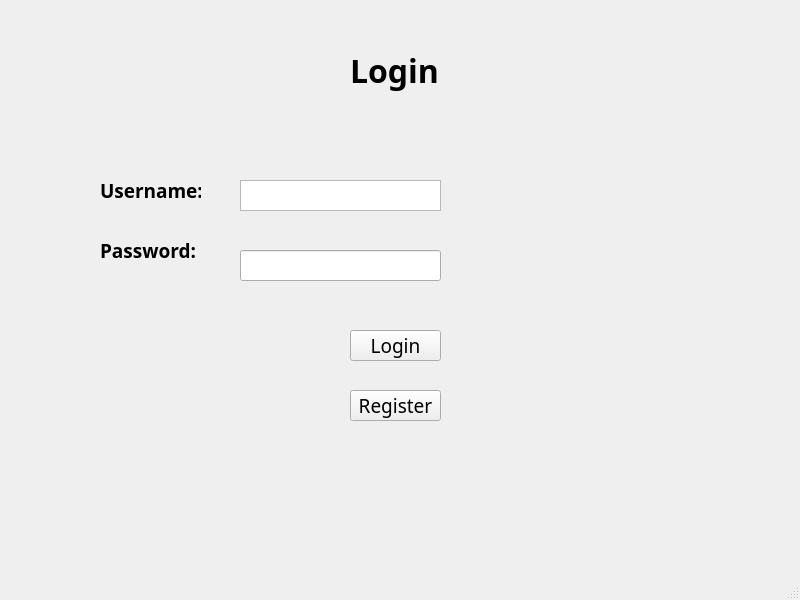
<?xml version="1.0" encoding="UTF-8"?>
<ui version="4.0">
 <class>frontPage</class>
 <widget class="QMainWindow" name="frontPage">
  <property name="geometry">
   <rect>
    <x>0</x>
    <y>0</y>
    <width>800</width>
    <height>600</height>
   </rect>
  </property>
  <property name="windowTitle">
   <string>MainWindow</string>
  </property>
  <widget class="QWidget" name="centralwidget">
   <widget class="QStackedWidget" name="StackedWidget">
    <property name="geometry">
     <rect>
      <x>0</x>
      <y>0</y>
      <width>801</width>
      <height>601</height>
     </rect>
    </property>
    <property name="currentIndex">
     <number>0</number>
    </property>
    <widget class="QWidget" name="page">
     <widget class="QLabel" name="label">
      <property name="geometry">
       <rect>
        <x>100</x>
        <y>170</y>
        <width>101</width>
        <height>41</height>
       </rect>
      </property>
      <property name="font">
       <font>
        <family>Yu Gothic UI Semibold</family>
        <pointsize>14</pointsize>
        <weight>75</weight>
        <bold>true</bold>
       </font>
      </property>
      <property name="text">
       <string>Username:</string>
      </property>
     </widget>
     <widget class="QLabel" name="label_2">
      <property name="geometry">
       <rect>
        <x>100</x>
        <y>230</y>
        <width>101</width>
        <height>41</height>
       </rect>
      </property>
      <property name="font">
       <font>
        <family>Yu Gothic UI Semibold</family>
        <pointsize>14</pointsize>
        <weight>75</weight>
        <bold>true</bold>
       </font>
      </property>
      <property name="text">
       <string>Password:</string>
      </property>
     </widget>
     <widget class="QLabel" name="label_3">
      <property name="geometry">
       <rect>
        <x>350</x>
        <y>50</y>
        <width>91</width>
        <height>41</height>
       </rect>
      </property>
      <property name="font">
       <font>
        <family>Yu Gothic UI Semibold</family>
        <pointsize>24</pointsize>
        <weight>75</weight>
        <bold>true</bold>
        <underline>false</underline>
       </font>
      </property>
      <property name="text">
       <string>Login</string>
      </property>
     </widget>
     <widget class="QPlainTextEdit" name="usernameUserInput">
      <property name="geometry">
       <rect>
        <x>240</x>
        <y>180</y>
        <width>201</width>
        <height>31</height>
       </rect>
      </property>
      <property name="font">
       <font>
        <family>Yu Gothic Medium</family>
        <pointsize>14</pointsize>
       </font>
      </property>
      <property name="verticalScrollBarPolicy">
       <enum>Qt::ScrollBarAlwaysOff</enum>
      </property>
      <property name="horizontalScrollBarPolicy">
       <enum>Qt::ScrollBarAlwaysOff</enum>
      </property>
     </widget>
     <widget class="QPushButton" name="loginButton">
      <property name="geometry">
       <rect>
        <x>350</x>
        <y>330</y>
        <width>91</width>
        <height>31</height>
       </rect>
      </property>
      <property name="font">
       <font>
        <family>Yu Gothic Medium</family>
        <pointsize>14</pointsize>
       </font>
      </property>
      <property name="cursor">
       <cursorShape>PointingHandCursor</cursorShape>
      </property>
      <property name="styleSheet">
       <string notr="true"/>
      </property>
      <property name="text">
       <string>Login</string>
      </property>
     </widget>
     <widget class="QPushButton" name="registerButton">
      <property name="geometry">
       <rect>
        <x>350</x>
        <y>390</y>
        <width>91</width>
        <height>31</height>
       </rect>
      </property>
      <property name="font">
       <font>
        <family>Yu Gothic Medium</family>
        <pointsize>14</pointsize>
       </font>
      </property>
      <property name="cursor">
       <cursorShape>PointingHandCursor</cursorShape>
      </property>
      <property name="styleSheet">
       <string notr="true"/>
      </property>
      <property name="text">
       <string>Register</string>
      </property>
     </widget>
     <widget class="QLineEdit" name="passwordUserInput">
      <property name="geometry">
       <rect>
        <x>240</x>
        <y>250</y>
        <width>201</width>
        <height>31</height>
       </rect>
      </property>
      <property name="echoMode">
       <enum>QLineEdit::Password</enum>
      </property>
     </widget>
    </widget>
    <widget class="QWidget" name="page_2"/>
   </widget>
  </widget>
  <widget class="QStatusBar" name="statusbar"/>
 </widget>
 <resources/>
 <connections/>
</ui>
